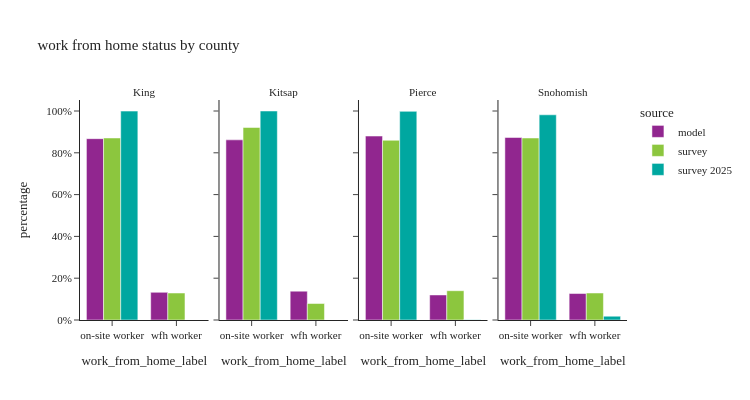

Source (notebook cell):
### Code cell
util.plot_share_facetbar(per_data, 'person_weight', share_col="work_from_home_label", title="work from home status by county", 
                            facet_col="county_label", facet_col_wrap=4, height=400, orientation='v')

### Figure 1 — Plotly figure (JSON) as saved in the notebook; plotly's stock layout.template omitted (floating-point values rounded to 4 significant figures)
{"data": [{"alignmentgroup": "True", "customdata": [[1106767], [168895]], "hovertemplate": "source=model<br>county_label=King<br>work_from_home_label=%{x}<br>percentage=%{y}<br>sample_size=%{customdata[0]}<extra></extra>", "legendgroup": "model", "marker": {"color": "#91268F", "pattern": {"shape": ""}}, "name": "model", "offsetgroup": "model", "orientation": "v", "showlegend": true, "textposition": "auto", "type": "bar", "x": ["on-site worker", "wfh worker"], "xaxis": "x", "y": [0.8676, 0.1324], "yaxis": "y"}, {"alignmentgroup": "True", "customdata": [[104927], [16801]], "hovertemplate": "source=model<br>county_label=Kitsap<br>work_from_home_label=%{x}<br>percentage=%{y}<br>sample_size=%{customdata[0]}<extra></extra>", "legendgroup": "model", "marker": {"color": "#91268F", "pattern": {"shape": ""}}, "name": "model", "offsetgroup": "model", "orientation": "v", "showlegend": false, "textposition": "auto", "type": "bar", "x": ["on-site worker", "wfh worker"], "xaxis": "x2", "y": [0.862, 0.138], "yaxis": "y2"}, {"alignmentgroup": "True", "customdata": [[392050], [53389]], "hovertemplate": "source=model<br>county_label=Pierce<br>work_from_home_label=%{x}<br>percentage=%{y}<br>sample_size=%{customdata[0]}<extra></extra>", "legendgroup": "model", "marker": {"color": "#91268F", "pattern": {"shape": ""}}, "name": "model", "offsetgroup": "model", "orientation": "v", "showlegend": false, "textposition": "auto", "type": "bar", "x": ["on-site worker", "wfh worker"], "xaxis": "x3", "y": [0.8801, 0.1199], "yaxis": "y3"}, {"alignmentgroup": "True", "customdata": [[381767], [55388]], "hovertemplate": "source=model<br>county_label=Snohomish<br>work_from_home_label=%{x}<br>percentage=%{y}<br>sample_size=%{customdata[0]}<extra></extra>", "legendgroup": "model", "marker": {"color": "#91268F", "pattern": {"shape": ""}}, "name": "model", "offsetgroup": "model", "orientation": "v", "showlegend": false, "textposition": "auto", "type": "bar", "x": ["on-site worker", "wfh worker"], "xaxis": "x4", "y": [0.8733, 0.1267], "yaxis": "y4"}, {"alignmentgroup": "True", "customdata": [[2571], [631]], "hovertemplate": "source=survey<br>county_label=King<br>work_from_home_label=%{x}<br>percentage=%{y}<br>sample_size=%{customdata[0]}<extra></extra>", "legendgroup": "survey", "marker": {"color": "#8CC63E", "pattern": {"shape": ""}}, "name": "survey", "offsetgroup": "survey", "orientation": "v", "showlegend": true, "textposition": "auto", "type": "bar", "x": ["on-site worker", "wfh worker"], "xaxis": "x", "y": [0.8709, 0.1291], "yaxis": "y"}, {"alignmentgroup": "True", "customdata": [[174], [44]], "hovertemplate": "source=survey<br>county_label=Kitsap<br>work_from_home_label=%{x}<br>percentage=%{y}<br>sample_size=%{customdata[0]}<extra></extra>", "legendgroup": "survey", "marker": {"color": "#8CC63E", "pattern": {"shape": ""}}, "name": "survey", "offsetgroup": "survey", "orientation": "v", "showlegend": false, "textposition": "auto", "type": "bar", "x": ["on-site worker", "wfh worker"], "xaxis": "x2", "y": [0.9212, 0.07882], "yaxis": "y2"}, {"alignmentgroup": "True", "customdata": [[349], [67]], "hovertemplate": "source=survey<br>county_label=Pierce<br>work_from_home_label=%{x}<br>percentage=%{y}<br>sample_size=%{customdata[0]}<extra></extra>", "legendgroup": "survey", "marker": {"color": "#8CC63E", "pattern": {"shape": ""}}, "name": "survey", "offsetgroup": "survey", "orientation": "v", "showlegend": false, "textposition": "auto", "type": "bar", "x": ["on-site worker", "wfh worker"], "xaxis": "x3", "y": [0.8599, 0.1401], "yaxis": "y3"}, {"alignmentgroup": "True", "customdata": [[396], [93]], "hovertemplate": "source=survey<br>county_label=Snohomish<br>work_from_home_label=%{x}<br>percentage=%{y}<br>sample_size=%{customdata[0]}<extra></extra>", "legendgroup": "survey", "marker": {"color": "#8CC63E", "pattern": {"shape": ""}}, "name": "survey", "offsetgroup": "survey", "orientation": "v", "showlegend": false, "textposition": "auto", "type": "bar", "x": ["on-site worker", "wfh worker"], "xaxis": "x4", "y": [0.8708, 0.1292], "yaxis": "y4"}, {"alignmentgroup": "True", "customdata": [[929], [1]], "hovertemplate": "source=survey 2025<br>county_label=King<br>work_from_home_label=%{x}<br>percentage=%{y}<br>sample_size=%{customdata[0]}<extra></extra>", "legendgroup": "survey 2025", "marker": {"color": "#00A7A0", "pattern": {"shape": ""}}, "name": "survey 2025", "offsetgroup": "survey 2025", "orientation": "v", "showlegend": true, "textposition": "auto", "type": "bar", "x": ["on-site worker", "wfh worker"], "xaxis": "x", "y": [0.9995, 0.0004894], "yaxis": "y"}, {"alignmentgroup": "True", "customdata": [[106]], "hovertemplate": "source=survey 2025<br>county_label=Kitsap<br>work_from_home_label=%{x}<br>percentage=%{y}<br>sample_size=%{customdata[0]}<extra></extra>", "legendgroup": "survey 2025", "marker": {"color": "#00A7A0", "pattern": {"shape": ""}}, "name": "survey 2025", "offsetgroup": "survey 2025", "orientation": "v", "showlegend": false, "textposition": "auto", "type": "bar", "x": ["on-site worker"], "xaxis": "x2", "y": [1.0], "yaxis": "y2"}, {"alignmentgroup": "True", "customdata": [[760], [3]], "hovertemplate": "source=survey 2025<br>county_label=Pierce<br>work_from_home_label=%{x}<br>percentage=%{y}<br>sample_size=%{customdata[0]}<extra></extra>", "legendgroup": "survey 2025", "marker": {"color": "#00A7A0", "pattern": {"shape": ""}}, "name": "survey 2025", "offsetgroup": "survey 2025", "orientation": "v", "showlegend": false, "textposition": "auto", "type": "bar", "x": ["on-site worker", "wfh worker"], "xaxis": "x3", "y": [0.9983, 0.001681], "yaxis": "y3"}, {"alignmentgroup": "True", "customdata": [[271], [1]], "hovertemplate": "source=survey 2025<br>county_label=Snohomish<br>work_from_home_label=%{x}<br>percentage=%{y}<br>sample_size=%{customdata[0]}<extra></extra>", "legendgroup": "survey 2025", "marker": {"color": "#00A7A0", "pattern": {"shape": ""}}, "name": "survey 2025", "offsetgroup": "survey 2025", "orientation": "v", "showlegend": false, "textposition": "auto", "type": "bar", "x": ["on-site worker", "wfh worker"], "xaxis": "x4", "y": [0.9818, 0.0182], "yaxis": "y4"}], "layout": {"annotations": [{"font": {}, "showarrow": false, "text": "King", "x": 0.1175, "xanchor": "center", "xref": "paper", "y": 1, "yanchor": "bottom", "yref": "paper"}, {"font": {}, "showarrow": false, "text": "Kitsap", "x": 0.3725, "xanchor": "center", "xref": "paper", "y": 1, "yanchor": "bottom", "yref": "paper"}, {"font": {}, "showarrow": false, "text": "Pierce", "x": 0.6275, "xanchor": "center", "xref": "paper", "y": 1, "yanchor": "bottom", "yref": "paper"}, {"font": {}, "showarrow": false, "text": "Snohomish", "x": 0.8825, "xanchor": "center", "xref": "paper", "y": 1, "yanchor": "bottom", "yref": "paper"}], "barmode": "group", "height": 400, "legend": {"title": {"text": "source"}, "tracegroupgap": 0}, "title": {"text": "work from home status by county"}, "width": 750, "xaxis": {"anchor": "y", "domain": [0, 0.235], "title": {"text": "work_from_home_label"}}, "xaxis2": {"anchor": "y2", "domain": [0.255, 0.49], "matches": "x", "title": {"text": "work_from_home_label"}}, "xaxis3": {"anchor": "y3", "domain": [0.51, 0.745], "matches": "x", "title": {"text": "work_from_home_label"}}, "xaxis4": {"anchor": "y4", "domain": [0.765, 1.0], "matches": "x", "title": {"text": "work_from_home_label"}}, "yaxis": {"anchor": "x", "domain": [0, 1], "tickformat": ".0%", "title": {"text": "percentage"}}, "yaxis2": {"anchor": "x2", "domain": [0, 1], "matches": "y", "showticklabels": false, "tickformat": ".0%"}, "yaxis3": {"anchor": "x3", "domain": [0, 1], "matches": "y", "showticklabels": false}, "yaxis4": {"anchor": "x4", "domain": [0, 1], "matches": "y", "showticklabels": false}}}
